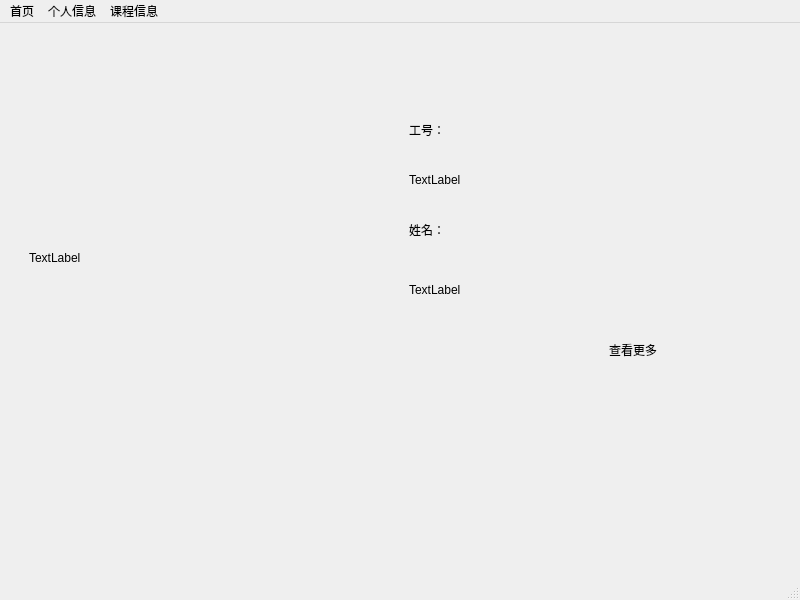
<?xml version="1.0" encoding="UTF-8"?>
<ui version="4.0">
 <class>TeacherWindow</class>
 <widget class="QMainWindow" name="TeacherWindow">
  <property name="geometry">
   <rect>
    <x>0</x>
    <y>0</y>
    <width>800</width>
    <height>600</height>
   </rect>
  </property>
  <property name="windowTitle">
   <string>MainWindow</string>
  </property>
  <widget class="QWidget" name="centralwidget">
   <widget class="QStackedWidget" name="stackedWidget">
    <property name="geometry">
     <rect>
      <x>9</x>
      <y>9</y>
      <width>781</width>
      <height>531</height>
     </rect>
    </property>
    <widget class="QWidget" name="TchIndex">
     <widget class="QLabel" name="label_index_TchImg">
      <property name="geometry">
       <rect>
        <x>20</x>
        <y>50</y>
        <width>291</width>
        <height>351</height>
       </rect>
      </property>
      <property name="text">
       <string>TextLabel</string>
      </property>
     </widget>
     <widget class="QLabel" name="label_2">
      <property name="geometry">
       <rect>
        <x>400</x>
        <y>90</y>
        <width>72</width>
        <height>15</height>
       </rect>
      </property>
      <property name="text">
       <string>工号：</string>
      </property>
     </widget>
     <widget class="QLabel" name="label_Index_TchID">
      <property name="geometry">
       <rect>
        <x>400</x>
        <y>140</y>
        <width>72</width>
        <height>15</height>
       </rect>
      </property>
      <property name="text">
       <string>TextLabel</string>
      </property>
     </widget>
     <widget class="QLabel" name="label_4">
      <property name="geometry">
       <rect>
        <x>400</x>
        <y>190</y>
        <width>72</width>
        <height>15</height>
       </rect>
      </property>
      <property name="text">
       <string>姓名：</string>
      </property>
     </widget>
     <widget class="QLabel" name="label_Index_TchName">
      <property name="geometry">
       <rect>
        <x>400</x>
        <y>250</y>
        <width>72</width>
        <height>15</height>
       </rect>
      </property>
      <property name="text">
       <string>TextLabel</string>
      </property>
     </widget>
     <widget class="QLabel" name="label_Index_TchLearnMore">
      <property name="geometry">
       <rect>
        <x>600</x>
        <y>310</y>
        <width>72</width>
        <height>15</height>
       </rect>
      </property>
      <property name="text">
       <string>查看更多</string>
      </property>
     </widget>
    </widget>
    <widget class="QWidget" name="TchInfo">
     <widget class="QLabel" name="label_Info_TchImg">
      <property name="geometry">
       <rect>
        <x>21</x>
        <y>31</y>
        <width>141</width>
        <height>201</height>
       </rect>
      </property>
      <property name="text">
       <string>图片</string>
      </property>
     </widget>
     <widget class="QLabel" name="label_3">
      <property name="geometry">
       <rect>
        <x>211</x>
        <y>34</y>
        <width>72</width>
        <height>16</height>
       </rect>
      </property>
      <property name="text">
       <string>学院：</string>
      </property>
     </widget>
     <widget class="QLabel" name="label_Info_TchInstitute">
      <property name="geometry">
       <rect>
        <x>360</x>
        <y>34</y>
        <width>72</width>
        <height>16</height>
       </rect>
      </property>
      <property name="text">
       <string/>
      </property>
     </widget>
     <widget class="QLabel" name="label_6">
      <property name="geometry">
       <rect>
        <x>211</x>
        <y>102</y>
        <width>72</width>
        <height>16</height>
       </rect>
      </property>
      <property name="text">
       <string>编号：</string>
      </property>
     </widget>
     <widget class="QLabel" name="label_Info_TchID">
      <property name="geometry">
       <rect>
        <x>360</x>
        <y>102</y>
        <width>72</width>
        <height>16</height>
       </rect>
      </property>
      <property name="text">
       <string/>
      </property>
     </widget>
     <widget class="QLabel" name="label_8">
      <property name="geometry">
       <rect>
        <x>211</x>
        <y>170</y>
        <width>72</width>
        <height>16</height>
       </rect>
      </property>
      <property name="text">
       <string>姓名：</string>
      </property>
     </widget>
     <widget class="QLabel" name="label_Info_TchName">
      <property name="geometry">
       <rect>
        <x>360</x>
        <y>170</y>
        <width>72</width>
        <height>16</height>
       </rect>
      </property>
      <property name="text">
       <string/>
      </property>
     </widget>
     <widget class="QLabel" name="label_10">
      <property name="geometry">
       <rect>
        <x>211</x>
        <y>238</y>
        <width>72</width>
        <height>16</height>
       </rect>
      </property>
      <property name="text">
       <string>性别：</string>
      </property>
     </widget>
     <widget class="QLabel" name="label_Info_TchSex">
      <property name="geometry">
       <rect>
        <x>360</x>
        <y>238</y>
        <width>72</width>
        <height>16</height>
       </rect>
      </property>
      <property name="text">
       <string/>
      </property>
     </widget>
     <widget class="QLabel" name="label_12">
      <property name="geometry">
       <rect>
        <x>510</x>
        <y>238</y>
        <width>72</width>
        <height>16</height>
       </rect>
      </property>
      <property name="text">
       <string>年龄：</string>
      </property>
     </widget>
     <widget class="QLabel" name="label_Info_TchAge">
      <property name="geometry">
       <rect>
        <x>659</x>
        <y>238</y>
        <width>72</width>
        <height>16</height>
       </rect>
      </property>
      <property name="text">
       <string/>
      </property>
     </widget>
     <widget class="QLabel" name="label_14">
      <property name="geometry">
       <rect>
        <x>211</x>
        <y>306</y>
        <width>72</width>
        <height>16</height>
       </rect>
      </property>
      <property name="text">
       <string>出生日期：</string>
      </property>
     </widget>
     <widget class="QLabel" name="label_Info_TchBirthDay">
      <property name="geometry">
       <rect>
        <x>360</x>
        <y>306</y>
        <width>72</width>
        <height>16</height>
       </rect>
      </property>
      <property name="text">
       <string/>
      </property>
     </widget>
     <widget class="QLabel" name="label_16">
      <property name="geometry">
       <rect>
        <x>211</x>
        <y>374</y>
        <width>72</width>
        <height>16</height>
       </rect>
      </property>
      <property name="text">
       <string>身份证号：</string>
      </property>
     </widget>
     <widget class="QLabel" name="label_Info_TchCardID">
      <property name="geometry">
       <rect>
        <x>360</x>
        <y>374</y>
        <width>72</width>
        <height>16</height>
       </rect>
      </property>
      <property name="text">
       <string/>
      </property>
     </widget>
     <widget class="QLabel" name="label_18">
      <property name="geometry">
       <rect>
        <x>211</x>
        <y>442</y>
        <width>72</width>
        <height>16</height>
       </rect>
      </property>
      <property name="text">
       <string>籍贯：</string>
      </property>
     </widget>
     <widget class="QLabel" name="label_Info_TchNativePlace">
      <property name="geometry">
       <rect>
        <x>360</x>
        <y>442</y>
        <width>72</width>
        <height>16</height>
       </rect>
      </property>
      <property name="text">
       <string/>
      </property>
     </widget>
     <widget class="QLabel" name="label_Info_TchNationality">
      <property name="geometry">
       <rect>
        <x>359</x>
        <y>500</y>
        <width>72</width>
        <height>16</height>
       </rect>
      </property>
      <property name="text">
       <string/>
      </property>
     </widget>
     <widget class="QLabel" name="label_21">
      <property name="geometry">
       <rect>
        <x>210</x>
        <y>500</y>
        <width>72</width>
        <height>16</height>
       </rect>
      </property>
      <property name="text">
       <string>民族：</string>
      </property>
     </widget>
    </widget>
    <widget class="QWidget" name="TchForgotPwd">
     <widget class="QLabel" name="label_26">
      <property name="geometry">
       <rect>
        <x>240</x>
        <y>160</y>
        <width>121</width>
        <height>31</height>
       </rect>
      </property>
      <property name="text">
       <string>请输入新密码：</string>
      </property>
     </widget>
     <widget class="QLineEdit" name="lineEdit_TchForgotPwd_InputPwd">
      <property name="geometry">
       <rect>
        <x>240</x>
        <y>210</y>
        <width>301</width>
        <height>31</height>
       </rect>
      </property>
     </widget>
     <widget class="QPushButton" name="button_TchForgotPwd_True">
      <property name="geometry">
       <rect>
        <x>440</x>
        <y>280</y>
        <width>101</width>
        <height>28</height>
       </rect>
      </property>
      <property name="text">
       <string>确认</string>
      </property>
     </widget>
    </widget>
    <widget class="QWidget" name="TchCourse">
     <widget class="QTableView" name="tableView_TchCourse">
      <property name="geometry">
       <rect>
        <x>20</x>
        <y>50</y>
        <width>741</width>
        <height>421</height>
       </rect>
      </property>
     </widget>
    </widget>
    <widget class="QWidget" name="TchLookStudentScore">
     <widget class="QTableView" name="tableView_TchLookStudentScore">
      <property name="geometry">
       <rect>
        <x>30</x>
        <y>10</y>
        <width>721</width>
        <height>451</height>
       </rect>
      </property>
     </widget>
     <widget class="QPushButton" name="button_Tch_InputScore">
      <property name="geometry">
       <rect>
        <x>510</x>
        <y>470</y>
        <width>93</width>
        <height>28</height>
       </rect>
      </property>
      <property name="text">
       <string>录入成绩</string>
      </property>
     </widget>
     <widget class="QPushButton" name="button_Tch_OutputScore">
      <property name="geometry">
       <rect>
        <x>630</x>
        <y>470</y>
        <width>93</width>
        <height>28</height>
       </rect>
      </property>
      <property name="text">
       <string>导出成绩</string>
      </property>
     </widget>
    </widget>
   </widget>
  </widget>
  <widget class="QMenuBar" name="menubarTch">
   <property name="geometry">
    <rect>
     <x>0</x>
     <y>0</y>
     <width>800</width>
     <height>26</height>
    </rect>
   </property>
   <widget class="QMenu" name="menuIndex">
    <property name="title">
     <string>首页</string>
    </property>
   </widget>
   <widget class="QMenu" name="menuTchInfo">
    <property name="title">
     <string>个人信息</string>
    </property>
    <addaction name="buttonTchInfo"/>
    <addaction name="buttonTchForgotPwd"/>
   </widget>
   <widget class="QMenu" name="menuTchCourse">
    <property name="title">
     <string>课程信息</string>
    </property>
    <addaction name="buttonTchCourse"/>
   </widget>
   <addaction name="menuIndex"/>
   <addaction name="menuTchInfo"/>
   <addaction name="menuTchCourse"/>
  </widget>
  <widget class="QStatusBar" name="statusbar">
   <property name="statusTip">
    <string/>
   </property>
   <property name="whatsThis">
    <string/>
   </property>
  </widget>
  <action name="buttonTchInfo">
   <property name="text">
    <string>基本信息</string>
   </property>
  </action>
  <action name="buttonTchForgotPwd">
   <property name="text">
    <string>修改密码</string>
   </property>
  </action>
  <action name="buttonTchCourse">
   <property name="text">
    <string>查看课程</string>
   </property>
  </action>
 </widget>
 <resources/>
 <connections/>
</ui>
